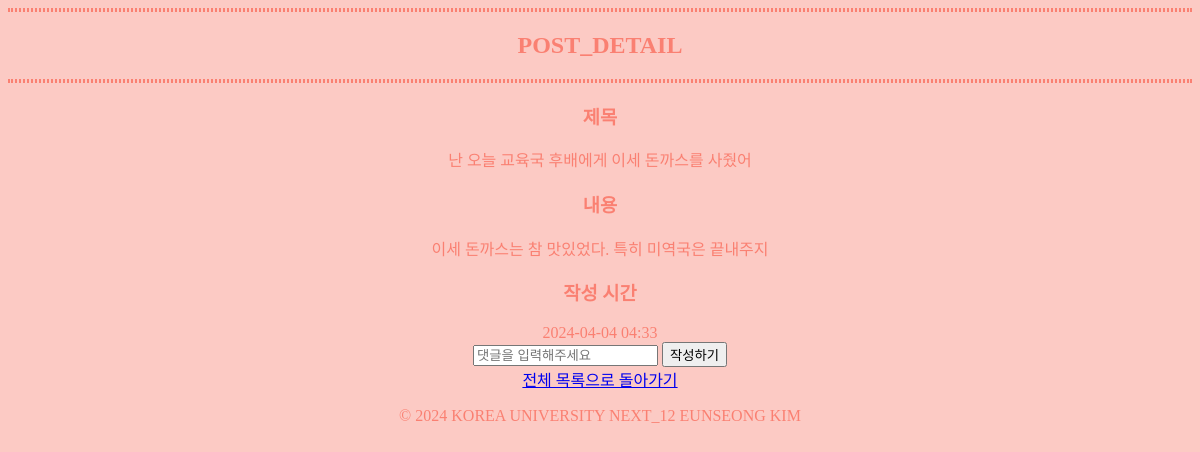
/detail/20/, run on the app's committed database.
### blogApp/models.py (models this page shows, shortened)
class Article(models.Model):
    title = models.CharField(max_length=200)
    content = models.TextField()
    created_at = models.DateTimeField(auto_now_add=True)
    category = models.CharField(max_length=50, choices=CATEGORY_CHOICES, default='hobby')
    objects = ArticleManager()

### blogApp/views.py (the view, shortened to what this page needs)
# urls.py: path('detail/<int:article_id>/', views.detail, name='detail'),
def detail(request, article_id):
    article = Article.objects.get(id=article_id)
    return render(request, 'detail.html', {'article': article})

### blogApp/templates/detail.html (shortened to what this page needs)
{% extends 'base.html' %} {% block css %} {% load static %}
<link rel="stylesheet" type="text/css" href="{% static 'detail.css' %}" />
{% endblock %} {% block content %}
<hr/>
        <h2>POST_DETAIL</h2>
<hr/>
        <div>
            <h3>제목</h3>
            <div>{{ article.title }}</div>
        </div>
        <div>
            <h3>내용</h3>
            <div>{{ article.content }}</div>
        </div>
        <div>
            <h3>작성 시간</h3>
            <div>{{ article.created_at|date:"Y-m-d H:i" }}</div>
        </div>
        <form method="POST">
            <input type="text" name="content" placeholder="댓글을 입력해주세요" />
            <button type="submit">작성하기</button>
        </form>
        <a href="{% url 'list' %}">전체 목록으로 돌아가기</a>
{% endblock %}

### blogApp/static/base.css (style rules this page uses)
body { color: salmon; text-align: center; background-color: rgba(250, 128, 114, 0.411); }
hr { border: 2px dotted salmon; }

### data on the page
Article: title "난 오늘 교육국 후배에게 이세 돈까스를 사줬어", content "이세 돈까스는 참 맛있었다. 특히 미역국은 끝내주지", created_at "2024-04-04 04:33"
